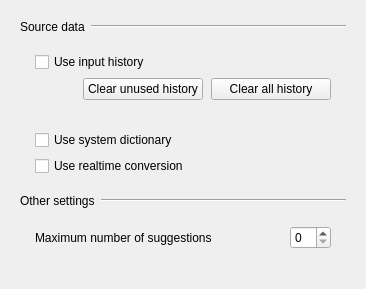
       <widget class="QWidget" name="suggestionsTab">
        <attribute name="title">
         <string>Suggest</string>
        </attribute>
        <layout class="QVBoxLayout" name="suggestionsTabLayout">
         <property name="spacing">
          <number>0</number>
         </property>
         <item>
          <widget class="QFrame" name="suggestSourceHeader">
           <property name="frameShape">
            <enum>QFrame::Shape::NoFrame</enum>
           </property>
           <layout class="QHBoxLayout" name="horizontalLayout_12">
            <property name="leftMargin">
             <number>9</number>
            </property>
            <property name="topMargin">
             <number>9</number>
            </property>
            <property name="rightMargin">
             <number>9</number>
            </property>
            <property name="bottomMargin">
             <number>9</number>
            </property>
            <property name="spacing">
             <number>6</number>
            </property>
            <item>
             <widget class="QLabel" name="label_3">
              <property name="text">
               <string>Source data</string>
              </property>
             </widget>
            </item>
            <item>
             <widget class="Line" name="line_4">
              <property name="sizePolicy">
               <sizepolicy hsizetype="MinimumExpanding" vsizetype="Fixed">
                <horstretch>0</horstretch>
                <verstretch>0</verstretch>
               </sizepolicy>
              </property>
              <property name="orientation">
               <enum>Qt::Orientation::Horizontal</enum>
              </property>
             </widget>
            </item>
           </layout>
          </widget>
         </item>
         <item>
          <widget class="QFrame" name="suggestSourceGroup">
           <property name="frameShape">
            <enum>QFrame::Shape::NoFrame</enum>
           </property>
           <layout class="QGridLayout" name="gridLayout_4">
            <property name="verticalSpacing">
             <number>6</number>
            </property>
            <property name="horizontalSpacing">
             <number>8</number>
            </property>
            <property name="leftMargin">
             <number>24</number>
            </property>
            <property name="topMargin">
             <number>9</number>
            </property>
            <property name="rightMargin">
             <number>24</number>
            </property>
            <property name="bottomMargin">
             <number>9</number>
            </property>
            <item row="0" column="0" colspan="3">
             <widget class="QCheckBox" name="historySuggestCheckBox">
              <property name="text">
               <string>Use input history</string>
              </property>
             </widget>
            </item>
            <item row="1" column="2">
             <widget class="QPushButton" name="clearUserPredictionButton">
              <property name="minimumSize">
               <size>
                <width>120</width>
                <height>0</height>
               </size>
              </property>
              <property name="text">
               <string>Clear all history</string>
              </property>
             </widget>
            </item>
            <item row="3" column="0" colspan="3">
             <widget class="QCheckBox" name="dictionarySuggestCheckBox">
              <property name="text">
               <string>Use system dictionary</string>
              </property>
             </widget>
            </item>
            <item row="1" column="1">
             <widget class="QPushButton" name="clearUnusedUserPredictionButton">
              <property name="minimumSize">
               <size>
                <width>120</width>
                <height>0</height>
               </size>
              </property>
              <property name="text">
               <string>Clear unused history</string>
              </property>
             </widget>
            </item>
            <item row="1" column="0">
             <spacer name="horizontalSpacer_6">
              <property name="orientation">
               <enum>Qt::Orientation::Horizontal</enum>
              </property>
              <property name="sizeHint" stdset="0">
               <size>
                <width>40</width>
                <height>20</height>
               </size>
              </property>
             </spacer>
            </item>
            <item row="2" column="1">
             <spacer name="verticalSpacer">
              <property name="orientation">
               <enum>Qt::Orientation::Vertical</enum>
              </property>
              <property name="sizeType">
               <enum>QSizePolicy::Policy::Maximum</enum>
              </property>
              <property name="sizeHint" stdset="0">
               <size>
                <width>20</width>
                <height>24</height>
               </size>
              </property>
             </spacer>
            </item>
            <item row="4" column="0" colspan="3">
             <widget class="QCheckBox" name="realtimeConversionCheckBox">
              <property name="text">
               <string>Use realtime conversion</string>
              </property>
             </widget>
            </item>
           </layout>
          </widget>
         </item>
         <item>
          <widget class="QFrame" name="suggestOtherHeader">
           <property name="frameShape">
            <enum>QFrame::Shape::NoFrame</enum>
           </property>
           <layout class="QHBoxLayout" name="horizontalLayout_16">
            <property name="leftMargin">
             <number>9</number>
            </property>
            <property name="topMargin">
             <number>9</number>
            </property>
            <property name="rightMargin">
             <number>9</number>
            </property>
            <property name="bottomMargin">
             <number>9</number>
            </property>
            <property name="spacing">
             <number>6</number>
            </property>
            <item>
             <widget class="QLabel" name="SuggestionPreferenceLabel">
              <property name="text">
               <string>Other settings</string>
              </property>
             </widget>
            </item>
            <item>
             <widget class="Line" name="line_8">
              <property name="sizePolicy">
               <sizepolicy hsizetype="MinimumExpanding" vsizetype="Fixed">
                <horstretch>0</horstretch>
                <verstretch>0</verstretch>
               </sizepolicy>
              </property>
              <property name="orientation">
               <enum>Qt::Orientation::Horizontal</enum>
              </property>
             </widget>
            </item>
           </layout>
          </widget>
         </item>
         <item>
          <widget class="QFrame" name="suggestOtherGroup">
           <property name="frameShape">
            <enum>QFrame::Shape::NoFrame</enum>
           </property>
           <layout class="QGridLayout" name="gridLayout_11">
            <property name="verticalSpacing">
             <number>6</number>
            </property>
            <property name="horizontalSpacing">
             <number>8</number>
            </property>
            <property name="leftMargin">
             <number>24</number>
            </property>
            <property name="topMargin">
             <number>9</number>
            </property>
            <property name="rightMargin">
             <number>24</number>
            </property>
            <property name="bottomMargin">
             <number>9</number>
            </property>
            <item row="0" column="0">
             <widget class="QLabel" name="defaultNUmberofSuggestionsLabel">
              <property name="text">
               <string>Maximum number of suggestions</string>
              </property>
             </widget>
            </item>
            <item row="0" column="2">
             <widget class="QSpinBox" name="suggestionsSizeSpinBox"/>
            </item>
            <item row="0" column="1">
             <spacer name="horizontalSpacer_8">
              <property name="orientation">
               <enum>Qt::Orientation::Horizontal</enum>
              </property>
              <property name="sizeHint" stdset="0">
               <size>
                <width>40</width>
                <height>20</height>
               </size>
              </property>
             </spacer>
            </item>
           </layout>
          </widget>
         </item>
         <item>
          <spacer name="suggestionsTabBottomSpacer">
           <property name="orientation">
            <enum>Qt::Orientation::Vertical</enum>
           </property>
           <property name="sizeHint" stdset="0">
            <size>
             <width>20</width>
             <height>20</height>
            </size>
           </property>
          </spacer>
         </item>
        </layout>
       </widget>
